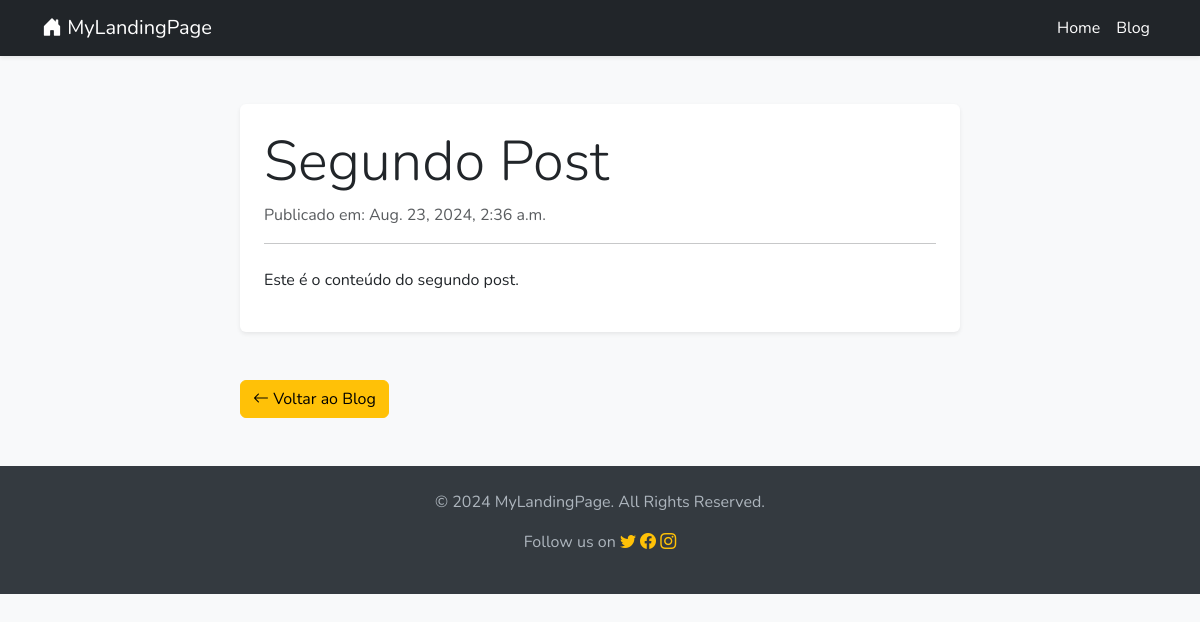
The page /blog/segundo-post/ on the database its author committed.
### blog/models.py (models this page shows, shortened)
class Post(models.Model):
    title = models.CharField(max_length=200)
    slug = models.SlugField(unique=True)
    content = models.TextField()
    created_at = models.DateTimeField(auto_now_add=True)

### blog/views.py (the view)
# urls.py: path('<slug:slug>/', views.post_detail, name='post_detail'),
def post_detail(request, slug):
    post = Post.objects.get(slug=slug)
    return render(request, 'blog/post_detail.html', {'post': post})

### blog/templates/blog/post_detail.html (shortened to what this page needs)
{% extends 'base.html' %}
{% block content %}
<div class="container">
    <div class="row justify-content-center">
        <div class="col-lg-8">
            <article class="mb-5 p-4 bg-white rounded shadow-sm">
                <h1 class="display-4">{{ post.title }}</h1>
                <p class="text-muted">Publicado em: {{ post.created_at }}</p>
                <hr>
                <div class="mt-4">
                    <p>{{ post.content }}</p>
                </div>
            </article>
            <a href="{% url 'blog_home' %}" class="btn btn-warning">
                <i class="bi bi-arrow-left"></i> Voltar ao Blog
            </a>
        </div>
    </div>
</div>
{% endblock %}

### blog/templates/base.html (style rules this page uses)
body { font-family: 'Nunito', sans-serif; background-color: #f8f9fa; }

### rows shown on the page
Post: title "Segundo Post", created_at "Aug. 23, 2024, 2:36 a.m.", content "Este é o conteúdo do segundo post."
